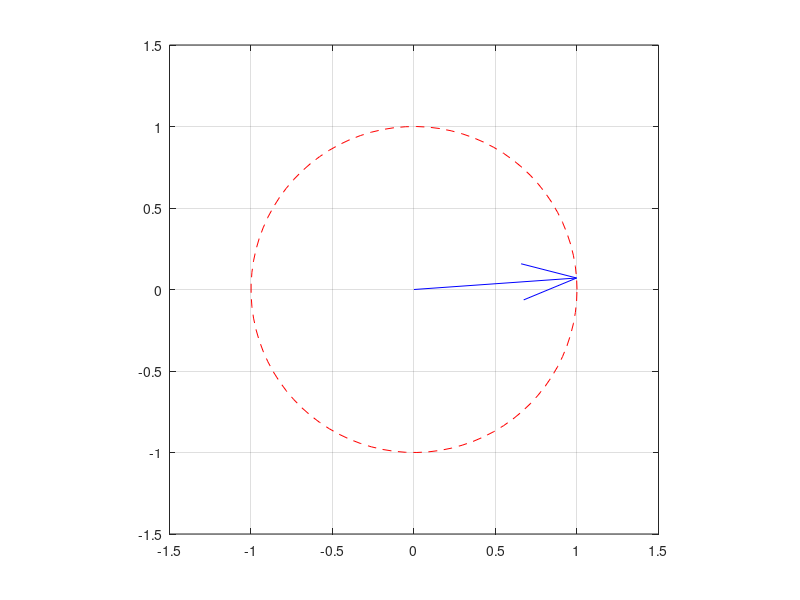

Write the MATLAB code that produced this figure. (Note: this script raises an error after producing the figure.)
t = linspace(0,1,90);
rho = ones(1,length(t));
phi = 2*pi*t;
[x,y] = pol2cart(phi,rho);

figure1 = figure(1);
plot(x,y,'--r');
xlim([-1.5,1.5]);ylim([-1.5,1.5]);
axis square
set(gca,'XTick',[-1.5,-1,-0.5,0,0.5,1,1.5],'YTick',[-1.5,-1,-0.5,0,0.5,1,1.5]);
grid on
hold on
vec_E = quiver(0,0,x(1),y(1),1,'-b');

filename='circular.gif'; fps=30;

for k=2:length(t)
    set(vec_E,'UData',x(k),'VData',y(k));
    drawnow
    
    Frame=getframe(gcf);
    Image=frame2im(Frame);
    [imind,cm]=rgb2ind(Image,256);
    if k==2
        imwrite(imind,cm,filename,'gif','Loopcount',inf,'DelayTime',1/fps);
    else
        imwrite(imind,cm,filename,'gif','WriteMode','append','DelayTime',1/fps);
    end
end
close(1)